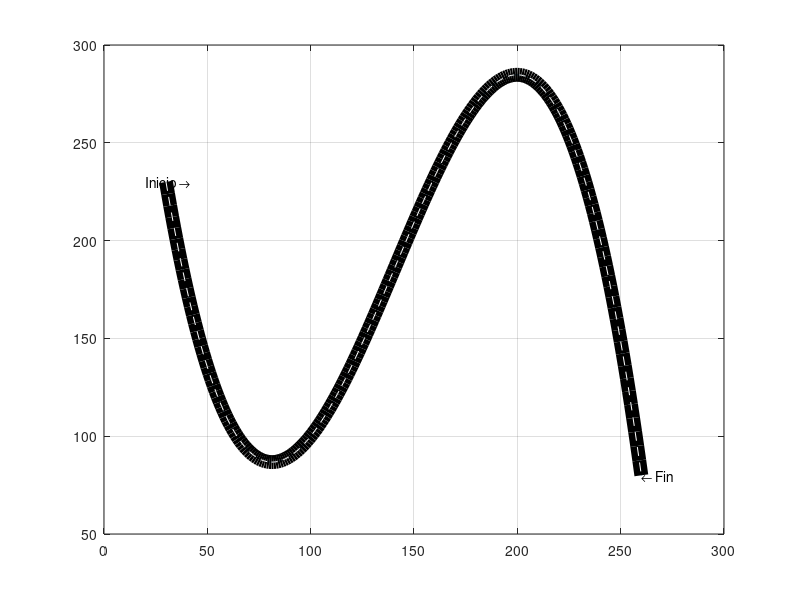

MATLAB code for this plot: (Note: this script raises an error after producing the figure.)
clear;
clc;

xi=30;
yi=230;
xf=260;
yf=80;
x1 = 100;
y1 = 100;
x2 = 180;
y2 = 270;

xx = [xi; x1; x2; xf];
yy = [yi; y1; y2; yf];

%plot(xx, yy);

x = xi:xf;

m = [xi^3 xi^2 xi 1;
     x1^3 x1^2 x1 1;
     x2^3 x2^2 x2 1;
     xf^3 xf^2 xf 1];
 
cofs = m \ yy;
a = cofs(1);
b = cofs(2);
c = cofs(3);
d = cofs(4);

f = @(x) (a * (x.^3)) + (b * (x.^2)) + (c*x) + d;
y = f(x);

plot(x, y);

fdt =  @(x) (a*(3*x.^2)) + (b*(2*x)) + c;
f2dt = @(x) 6*a*x + 2*b;
lfdt = @(x) sqrt((1+ fdt(x)).^2);

longitud_pista = integral(lfdt, xi, xf);
pendientes = fdt(x);
concavidades = f2dt(x);

radio_curva = abs(   sqrt(   (  1  + (fdt(100)).^2   ).^3   )   /  (f2dt(100)) );
radio_curva_dos = abs(   sqrt(   (  1  + (fdt(180)).^2   ).^3   )   /  (f2dt(180)) );


disp("Longitud de Pista: " + longitud_pista);
disp("Radio de Curvatura 1: " + radio_curva)
disp("Radio de Curvatura 2: " + radio_curva_dos)
disp("Concavidades x= 100: " + concavidades(100));
disp("Concavidades x= 180: " + concavidades(180));

close all;
%set(gcf, 'Position', get(0, 'Screensize')); 
figure(1);
hold on;
grid on;
text(xi-10,yi,'Inicio \rightarrow'); 
text(xf,yf,'\leftarrow Fin');
plot(x,y,'LineWidth',10,'color','k');
plot(x,y,'LineStyle','--', 'color','w');

% codigo del auto


syms x
% Puntos maximo y minimos
primeraD = (a*(3*x.^2)) + (b*(2*x)) + c;
answer = solve( primeraD == 0, x, 'MaxDegree', 3);
resultado = vpa(answer,6);

% Puntos inflexion
segundaD = 6*a*x + 2*b;
answer2 = vpasolve(segundaD == 0, x, [-inf, inf]) ;
%resultado2= ;

disp(resultado(1));
disp(f(resultado(1)));
disp(resultado(2));
disp(f(resultado(2)));

disp(answer2);
disp(f(answer2));

ye = f(resultado(1));
ya = f(resultado(2));
plot(resultado(1), ye, "*");
plot(resultado(2), ya, "*");

yo = f(answer2);
plot(answer2,yo, "*" );
